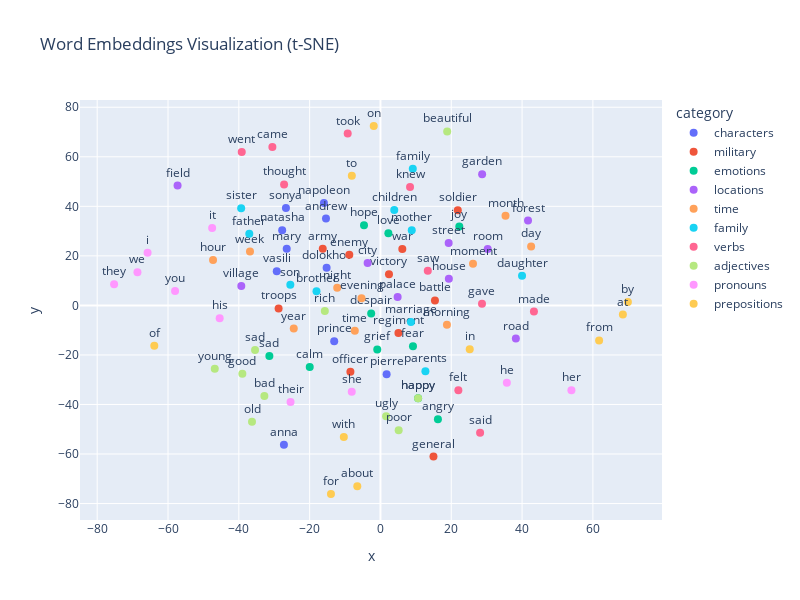

Here is the notebook cell this chart was saved with:
### Code cell
import numpy as np
from sklearn.manifold import TSNE
import matplotlib.pyplot as plt
import plotly.express as px
import pandas as pd

# embeddings
embeddings = model.emb.weight.detach().cpu().numpy()
print(f"Embeddings shape: {embeddings.shape}")  

word_categories = {
    'characters': ['prince', 'anna', 'napoleon', 'pierre', 'andrew', 'natasha', 
                   'vasili', 'mary', 'sonya', 'dolokhov'],
    
    'military': ['war', 'soldier', 'army', 'battle', 'general', 'officer', 
                 'regiment', 'troops', 'enemy', 'victory'],
    
    'emotions': ['love', 'happy', 'sad', 'angry', 'fear', 'joy', 'grief', 
                 'hope', 'despair', 'calm'],
    
    'locations': ['house', 'room', 'city', 'village', 'forest', 'road', 
                  'palace', 'garden', 'street', 'field'],
    
    'time': ['time', 'day', 'night', 'morning', 'evening', 'year', 
             'moment', 'hour', 'week', 'month'],
    
    'family': ['father', 'mother', 'son', 'daughter', 'brother', 'sister',
               'family', 'parents', 'children', 'marriage'],
    
    'verbs': ['said', 'went', 'came', 'saw', 'thought', 'felt', 
              'knew', 'took', 'gave', 'made'],
    
    'adjectives': ['beautiful', 'ugly', 'rich', 'poor', 'young', 'old',
                   'happy', 'sad', 'good', 'bad'],
    
    'pronouns': ['he', 'she', 'they', 'we', 'you', 'i', 'it', 'his', 'her', 'their'],
    
    'prepositions': ['in', 'on', 'at', 'with', 'from', 'to', 'by', 'for', 'of', 'about']
}

words_to_plot = []
categories_list = []
for category, words in word_categories.items():
    for word in words:
        if word in wtoi:  
            words_to_plot.append(word)
            categories_list.append(category)

print(f"Total words selected for visualization: {len(words_to_plot)}")

# Get embedding vectors for selected words
word_indices = [wtoi[word] for word in words_to_plot]
selected_embeddings = embeddings[word_indices]

# Apply t-SNE to reduce to 2D
print("Applying t-SNE dimensionality reduction...")
tsne = TSNE(n_components=2, random_state=42, perplexity=15, learning_rate=200)
embeddings_2d = tsne.fit_transform(selected_embeddings)

# Create DataFrame for plotting
df = pd.DataFrame({
    'x': embeddings_2d[:, 0],
    'y': embeddings_2d[:, 1],
    'word': words_to_plot,
    'category': categories_list
})

fig = px.scatter(df, x='x', y='y', text='word', color='category',
                 title='Word Embeddings Visualization (t-SNE)',
                 hover_data=['word', 'category'],
                 width=800, height=600)

fig.update_traces(textposition='top center', marker=dict(size=8))
fig.show()

### Figure 1 — Plotly figure (JSON) as saved in the notebook; plotly's stock layout.template omitted (floating-point values rounded to 4 significant figures)
{"data": [{"customdata": [["prince", "characters"], ["anna", "characters"], ["napoleon", "characters"], ["pierre", "characters"], ["andrew", "characters"], ["natasha", "characters"], ["vasili", "characters"], ["mary", "characters"], ["sonya", "characters"], ["dolokhov", "characters"]], "hovertemplate": "category=%{customdata[1]}<br>x=%{x}<br>y=%{y}<br>word=%{customdata[0]}<extra></extra>", "legendgroup": "characters", "marker": {"color": "#636efa", "size": 8, "symbol": "circle"}, "mode": "markers+text", "name": "characters", "orientation": "v", "showlegend": true, "text": ["prince", "anna", "napoleon", "pierre", "andrew", "natasha", "vasili", "mary", "sonya", "dolokhov"], "textposition": "top center", "type": "scatter", "x": [-13.06, -27.27, -15.97, 1.743, -15.39, -27.76, -29.29, -26.47, -26.69, -15.21], "xaxis": "x", "y": [-14.48, -56.22, 41.38, -27.83, 35.08, 30.33, 13.77, 22.87, 39.33, 15.16], "yaxis": "y"}, {"customdata": [["war", "military"], ["soldier", "military"], ["army", "military"], ["battle", "military"], ["general", "military"], ["officer", "military"], ["regiment", "military"], ["troops", "military"], ["enemy", "military"], ["victory", "military"]], "hovertemplate": "category=%{customdata[1]}<br>x=%{x}<br>y=%{y}<br>word=%{customdata[0]}<extra></extra>", "legendgroup": "military", "marker": {"color": "#EF553B", "size": 8, "symbol": "circle"}, "mode": "markers+text", "name": "military", "orientation": "v", "showlegend": true, "text": ["war", "soldier", "army", "battle", "general", "officer", "regiment", "troops", "enemy", "victory"], "textposition": "top center", "type": "scatter", "x": [6.175, 21.84, -16.3, 15.39, 14.97, -8.485, 5.078, -28.77, -8.798, 2.409], "xaxis": "x", "y": [22.79, 38.4, 22.87, 2.026, -61.01, -26.81, -11.1, -1.207, 20.44, 12.56], "yaxis": "y"}, {"customdata": [["love", "emotions"], ["happy", "emotions"], ["sad", "emotions"], ["angry", "emotions"], ["fear", "emotions"], ["joy", "emotions"], ["grief", "emotions"], ["hope", "emotions"], ["despair", "emotions"], ["calm", "emotions"]], "hovertemplate": "category=%{customdata[1]}<br>x=%{x}<br>y=%{y}<br>word=%{customdata[0]}<extra></extra>", "legendgroup": "emotions", "marker": {"color": "#00cc96", "size": 8, "symbol": "circle"}, "mode": "markers+text", "name": "emotions", "orientation": "v", "showlegend": true, "text": ["love", "happy", "sad", "angry", "fear", "joy", "grief", "hope", "despair", "calm"], "textposition": "top center", "type": "scatter", "x": [2.235, 10.63, -31.38, 16.23, 9.187, 22.27, -0.902, -4.647, -2.622, -19.98], "xaxis": "x", "y": [29.1, -37.52, -20.43, -45.95, -16.48, 31.81, -17.77, 32.38, -3.224, -24.84], "yaxis": "y"}, {"customdata": [["house", "locations"], ["room", "locations"], ["city", "locations"], ["village", "locations"], ["forest", "locations"], ["road", "locations"], ["palace", "locations"], ["garden", "locations"], ["street", "locations"], ["field", "locations"]], "hovertemplate": "category=%{customdata[1]}<br>x=%{x}<br>y=%{y}<br>word=%{customdata[0]}<extra></extra>", "legendgroup": "locations", "marker": {"color": "#ab63fa", "size": 8, "symbol": "circle"}, "mode": "markers+text", "name": "locations", "orientation": "v", "showlegend": true, "text": ["house", "room", "city", "village", "forest", "road", "palace", "garden", "street", "field"], "textposition": "top center", "type": "scatter", "x": [19.32, 30.29, -3.62, -39.3, 41.68, 38.24, 4.852, 28.72, 19.26, -57.3], "xaxis": "x", "y": [10.74, 22.73, 17.15, 7.785, 34.24, -13.41, 3.394, 52.94, 25.22, 48.4], "yaxis": "y"}, {"customdata": [["time", "time"], ["day", "time"], ["night", "time"], ["morning", "time"], ["evening", "time"], ["year", "time"], ["moment", "time"], ["hour", "time"], ["week", "time"], ["month", "time"]], "hovertemplate": "category=%{customdata[1]}<br>x=%{x}<br>y=%{y}<br>word=%{customdata[0]}<extra></extra>", "legendgroup": "time", "marker": {"color": "#FFA15A", "size": 8, "symbol": "circle"}, "mode": "markers+text", "name": "time", "orientation": "v", "showlegend": true, "text": ["time", "day", "night", "morning", "evening", "year", "moment", "hour", "week", "month"], "textposition": "top center", "type": "scatter", "x": [-7.243, 42.56, -12.22, 18.78, -5.348, -24.48, 26.14, -47.28, -36.85, 35.32], "xaxis": "x", "y": [-10.27, 23.81, 7.142, -7.831, 2.856, -9.355, 16.87, 18.35, 21.76, 36.24], "yaxis": "y"}, {"customdata": [["father", "family"], ["mother", "family"], ["son", "family"], ["daughter", "family"], ["brother", "family"], ["sister", "family"], ["family", "family"], ["parents", "family"], ["children", "family"], ["marriage", "family"]], "hovertemplate": "category=%{customdata[1]}<br>x=%{x}<br>y=%{y}<br>word=%{customdata[0]}<extra></extra>", "legendgroup": "family", "marker": {"color": "#19d3f3", "size": 8, "symbol": "circle"}, "mode": "markers+text", "name": "family", "orientation": "v", "showlegend": true, "text": ["father", "mother", "son", "daughter", "brother", "sister", "family", "parents", "children", "marriage"], "textposition": "top center", "type": "scatter", "x": [-37.04, 8.84, -25.45, 39.99, -18.06, -39.34, 9.132, 12.7, 3.904, 8.613], "xaxis": "x", "y": [28.89, 30.33, 8.365, 11.93, 5.754, 39.22, 55.14, -26.54, 38.49, -6.735], "yaxis": "y"}, {"customdata": [["said", "verbs"], ["went", "verbs"], ["came", "verbs"], ["saw", "verbs"], ["thought", "verbs"], ["felt", "verbs"], ["knew", "verbs"], ["took", "verbs"], ["gave", "verbs"], ["made", "verbs"]], "hovertemplate": "category=%{customdata[1]}<br>x=%{x}<br>y=%{y}<br>word=%{customdata[0]}<extra></extra>", "legendgroup": "verbs", "marker": {"color": "#FF6692", "size": 8, "symbol": "circle"}, "mode": "markers+text", "name": "verbs", "orientation": "v", "showlegend": true, "text": ["said", "went", "came", "saw", "thought", "felt", "knew", "took", "gave", "made"], "textposition": "top center", "type": "scatter", "x": [28.14, -39.18, -30.52, 13.37, -27.22, 22.0, 8.358, -9.25, 28.68, 43.35], "xaxis": "x", "y": [-51.44, 61.94, 63.93, 14.0, 48.86, -34.26, 47.83, 69.36, 0.7119, -2.483], "yaxis": "y"}, {"customdata": [["beautiful", "adjectives"], ["ugly", "adjectives"], ["rich", "adjectives"], ["poor", "adjectives"], ["young", "adjectives"], ["old", "adjectives"], ["happy", "adjectives"], ["sad", "adjectives"], ["good", "adjectives"], ["bad", "adjectives"]], "hovertemplate": "category=%{customdata[1]}<br>x=%{x}<br>y=%{y}<br>word=%{customdata[0]}<extra></extra>", "legendgroup": "adjectives", "marker": {"color": "#B6E880", "size": 8, "symbol": "circle"}, "mode": "markers+text", "name": "adjectives", "orientation": "v", "showlegend": true, "text": ["beautiful", "ugly", "rich", "poor", "young", "old", "happy", "sad", "good", "bad"], "textposition": "top center", "type": "scatter", "x": [18.84, 1.594, -15.71, 5.145, -46.79, -36.28, 10.63, -35.42, -39.0, -32.79], "xaxis": "x", "y": [70.24, -44.8, -2.28, -50.42, -25.53, -46.96, -37.52, -17.97, -27.56, -36.54], "yaxis": "y"}, {"customdata": [["he", "pronouns"], ["she", "pronouns"], ["they", "pronouns"], ["we", "pronouns"], ["you", "pronouns"], ["i", "pronouns"], ["it", "pronouns"], ["his", "pronouns"], ["her", "pronouns"], ["their", "pronouns"]], "hovertemplate": "category=%{customdata[1]}<br>x=%{x}<br>y=%{y}<br>word=%{customdata[0]}<extra></extra>", "legendgroup": "pronouns", "marker": {"color": "#FF97FF", "size": 8, "symbol": "circle"}, "mode": "markers+text", "name": "pronouns", "orientation": "v", "showlegend": true, "text": ["he", "she", "they", "we", "you", "i", "it", "his", "her", "their"], "textposition": "top center", "type": "scatter", "x": [35.7, -8.111, -75.23, -68.63, -58.01, -65.77, -47.53, -45.41, 53.94, -25.39], "xaxis": "x", "y": [-31.26, -34.82, 8.498, 13.41, 5.823, 21.22, 31.2, -5.177, -34.21, -38.97], "yaxis": "y"}, {"customdata": [["in", "prepositions"], ["on", "prepositions"], ["at", "prepositions"], ["with", "prepositions"], ["from", "prepositions"], ["to", "prepositions"], ["by", "prepositions"], ["for", "prepositions"], ["of", "prepositions"], ["about", "prepositions"]], "hovertemplate": "category=%{customdata[1]}<br>x=%{x}<br>y=%{y}<br>word=%{customdata[0]}<extra></extra>", "legendgroup": "prepositions", "marker": {"color": "#FECB52", "size": 8, "symbol": "circle"}, "mode": "markers+text", "name": "prepositions", "orientation": "v", "showlegend": true, "text": ["in", "on", "at", "with", "from", "to", "by", "for", "of", "about"], "textposition": "top center", "type": "scatter", "x": [25.21, -1.895, 68.46, -10.35, 61.75, -8.085, 69.89, -13.98, -63.87, -6.543], "xaxis": "x", "y": [-17.71, 72.43, -3.676, -53.15, -14.17, 52.36, 1.343, -76.15, -16.33, -73.01], "yaxis": "y"}], "layout": {"height": 600, "legend": {"title": {"text": "category"}, "tracegroupgap": 0}, "title": {"text": "Word Embeddings Visualization (t-SNE)"}, "width": 800, "xaxis": {"anchor": "y", "domain": [0, 1], "title": {"text": "x"}}, "yaxis": {"anchor": "x", "domain": [0, 1], "title": {"text": "y"}}}}
